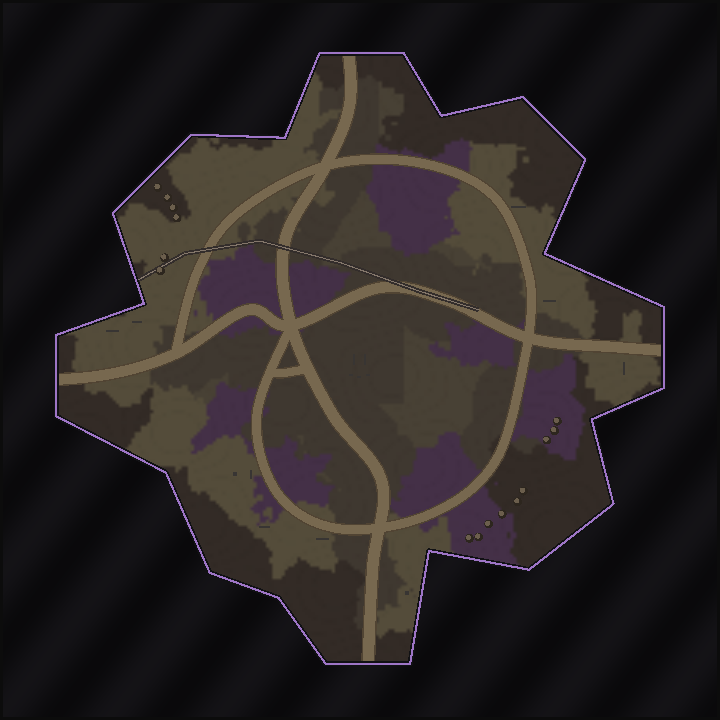
#> input picture tools/worldmap/data/minimap_abyss_maw.png, 720 x 720 px
$ python -i h3_crew_worker.py   (imports and definitions only)
#> lines starting #> are read from the running program, lines starting #| are printed output that depends on the picture
# -*- coding: utf-8 -*-
"""
监控已提交的 MiniMax H3 任务：
1. 定期探查 ComfyUI /history；
2. 下载产物视频；
3. 执行 LAB-CDF 第一帧颜色分布匹配（消除 H3 亮度漂移）；
4. 转码为 Godot 4 标准 .ogv 与 .mp4；
5. 单次扫描并处理已完成项，处理完毕后退出，不使用阻塞循环。
"""
import os
import json
import urllib.request
import urllib.parse
import subprocess
import sys
import numpy as np
import cv2

# [2 lines not run here, left out]

OUT_DIR = "D:/123/qianyuanshaonv/assets/animations"
TMP_DIR = "D:/123/qianyuanshaonv/review/h3_tmp"
# [2 lines not run here, left out]

MASK_T = 30


# [4 lines left out: function channel_cdf, not called in this run]


def align_video(src, dst):
    cap = cv2.VideoCapture(src)
    fps = cap.get(cv2.CAP_PROP_FPS) or 24.0
    w = int(cap.get(cv2.CAP_PROP_FRAME_WIDTH))
    h = int(cap.get(cv2.CAP_PROP_FRAME_HEIGHT))
    if w == 0 or h == 0:
        return False
    cmd = [
        "ffmpeg", "-y", "-v", "error",
        "-f", "rawvideo", "-pix_fmt", "bgr24", "-s", "%dx%d" % (w, h), "-r", "%.6f" % fps,
        "-i", "pipe:0", "-i", src,
        "-map", "0:v", "-map", "1:a?", "-c:v", "libx264", "-crf", "14",
        "-preset", "medium", "-pix_fmt", "yuv420p", "-c:a", "copy", "-shortest", dst
    ]
    proc = subprocess.Popen(cmd, stdin=subprocess.PIPE)
    ref_cdfs = None
    ok, fr = cap.read()
    while ok:
        mask = fr.max(axis=2) > MASK_T
        lab = cv2.cvtColor(fr, cv2.COLOR_BGR2LAB)
        if ref_cdfs is None:
            ref_cdfs = [channel_cdf(lab[:, :, c][mask]) for c in range(3)]
            out = fr
        else:
            out_lab = lab.copy()
            for c in range(3):
                cc = channel_cdf(lab[:, :, c][mask])
                inv = np.clip(np.searchsorted(ref_cdfs[c], cc, side="left"), 0, 255).astype(np.uint8)
                mapped = cv2.LUT(lab[:, :, c], inv)
                out_lab[:, :, c] = np.where(mask, mapped, lab[:, :, c])
            out = cv2.cvtColor(out_lab, cv2.COLOR_LAB2BGR)
        proc.stdin.write(np.ascontiguousarray(out).tobytes())
        ok, fr = cap.read()
    cap.release()
    proc.stdin.close()
    proc.wait()
    return proc.returncode == 0


# [91 lines left out: functions convert_to_ogv, poll_and_process, not called in this run]


# [2 lines not run here, left out]

>>> import cv2
>>> picture = cv2.imread('worldmap/data/minimap_abyss_maw.png', cv2.IMREAD_GRAYSCALE)
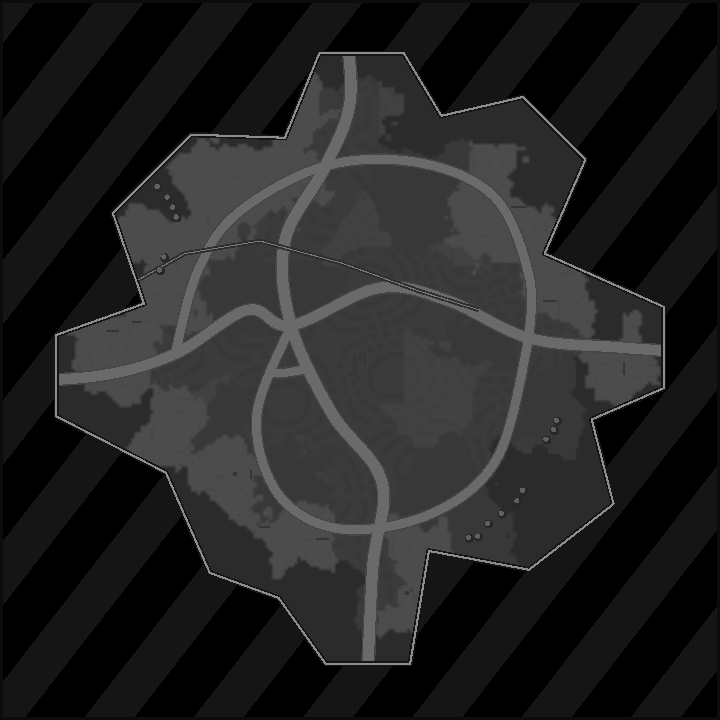
#> picture: shape (720, 720); min 0, max 142, mean 34.9
>>> result = align_video(picture, 'out.png')
#> in align_video, `fps = cap.get(cv2.CAP_PROP_FPS) or 24.0`: fps = 30
#> in align_video, `w = int(cap.get(cv2.CAP_PROP_FRAME_WIDTH))`: w = 720
#> in align_video, `cmd = [ "ffmpeg", "-y", "-v", "error", "-f", "rawvideo", "-pix_fmt", "..`: cmd = 32 items, first 6: 'ffmpeg', '-y', '-v', 'error', '-f', 'rawvideo'
#> (the run stopped early here; a loop or call above may not have finished)
